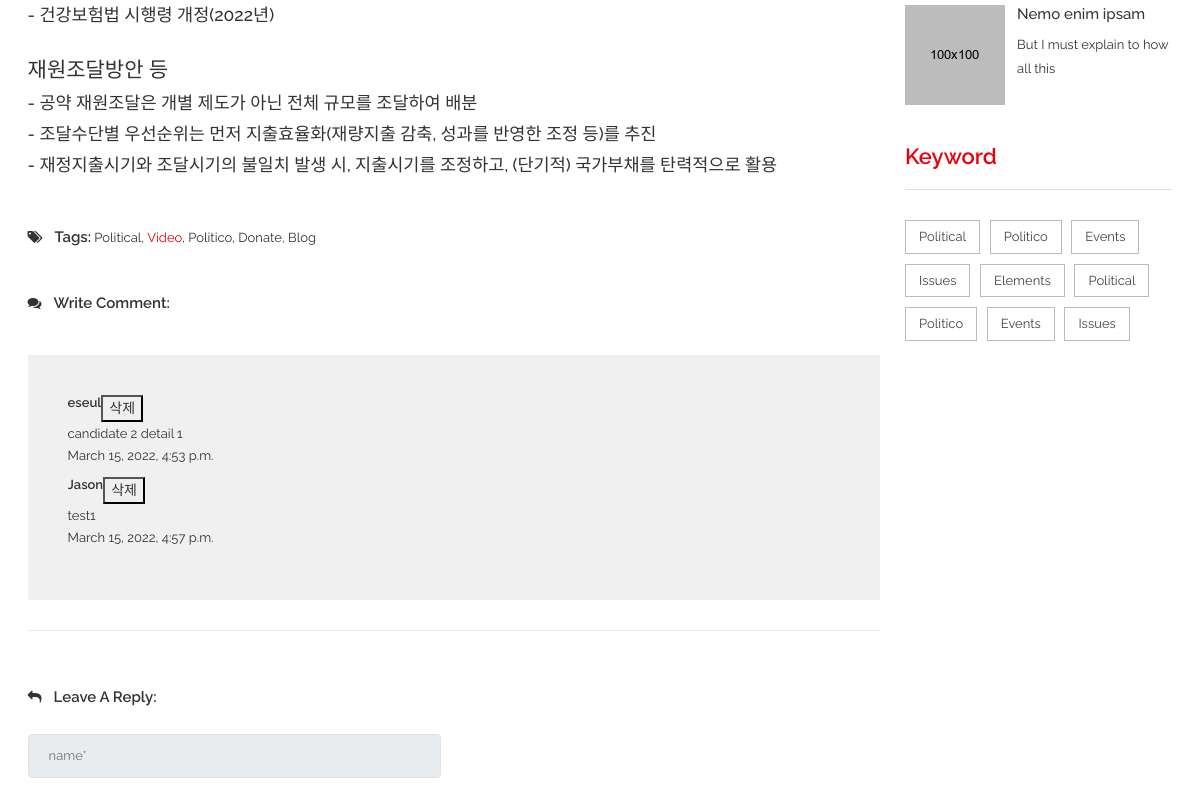
/candidate2/detail01/ (middle part), run on an earlier commit of the app's database.
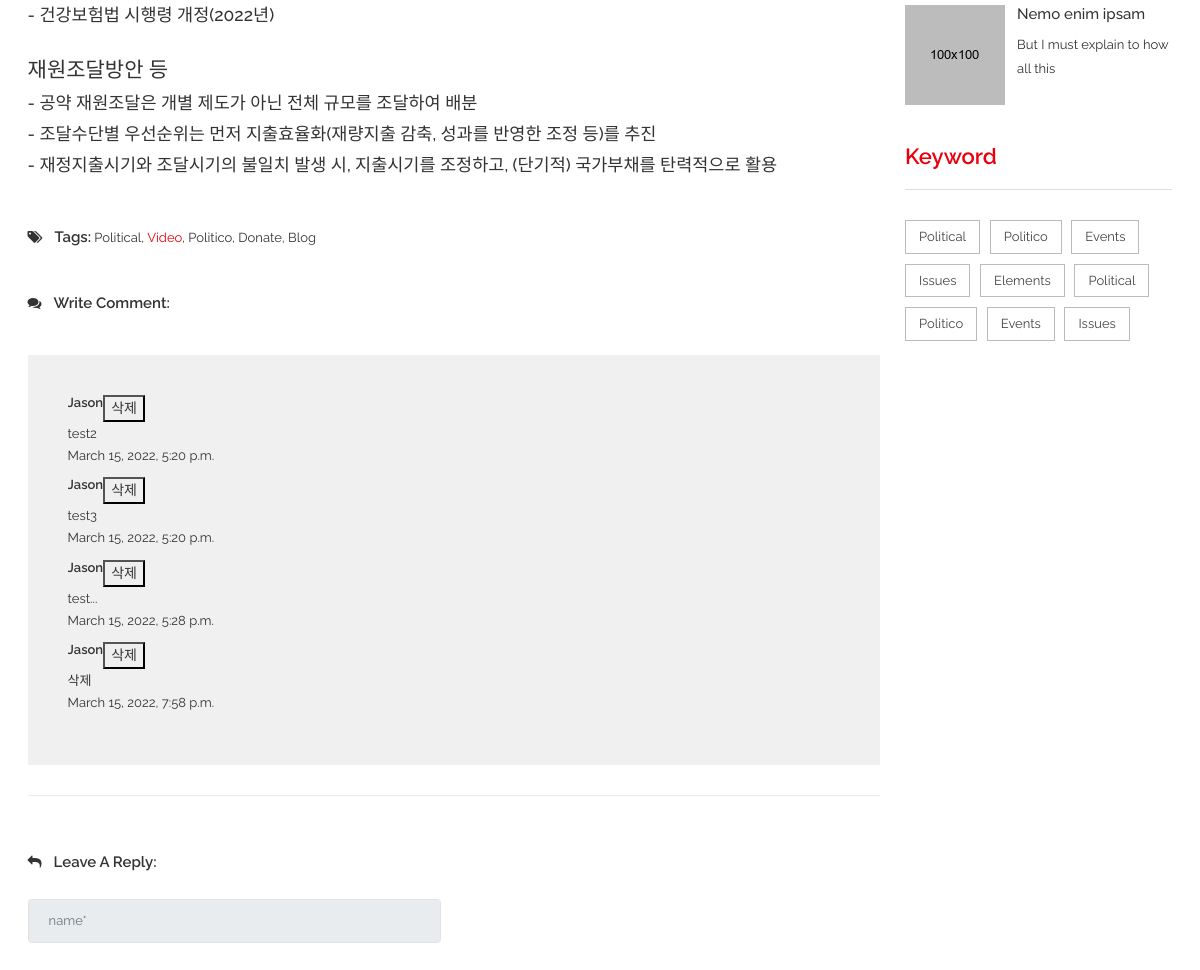
And on a later commit of the database.
### bbsApp/models.py (models this page shows)
class Post(models.Model):
    id            = models.BigAutoField(help_text = "Post ID", primary_key=True)
    candidate_num = models.IntegerField()
    detail_num    = models.IntegerField()
    writer_id     = models.TextField(max_length=100)
    content       = models.TextField(blank=False, null=False)
    create_date   = models.DateTimeField(auto_now=True)
    modify_date   = models.DateTimeField(auto_now=True)

### candidate2App/views.py (the view)
# urls.py: path('detail01/', views.detail01),
def detail01(request):
    print('>>> candidate2')
    candidate_num = 2
    detail_num = 1
    Posts = Post.objects.filter(candidate_num=candidate_num, detail_num=detail_num)
    if request.session.get('member_name'):
        print('>>> our member')
        context = {
            'session_member_name': request.session.get('member_name'),
            'session_member_id'  : request.session.get('member_id'),
            'candidate_num': candidate_num,
            'detail_num': detail_num,
            'Posts' : Posts
        }
        return render(request, 'candidate2/blogDetail01.html',context)
    else:
        context = {
            'candidate_num'      : candidate_num,
            'detail_num'         : detail_num,
            'Posts': Posts
        }
        return render(request, 'candidate2/blogDetail01.html' ,context)

### candidate2App/templates/candidate2/blogDetail01.html (shortened to what this page needs)
{% load static %}
<!doctype html>
<html class="no-js" lang="en">
    <head>
        <link rel="stylesheet" href="{% static 'css/bootstrap.min.css' %}">
        <link rel="stylesheet" href="{% static 'css/font-awesome.min.css' %}">
        <link rel="stylesheet" href="{% static 'css/meanmenu.min.css' %}">
        <link rel="stylesheet" href="{% static 'css/owl.carousel.min.css' %}">
		<link rel="stylesheet" href="{% static 'lib/css/nivo-slider.css' %}" type="text/css" />
		<link rel="stylesheet" href="{% static 'lib/css/preview.css' %}" type="text/css" media="screen" />
        <link rel="stylesheet" href="{% static 'css/chosen.min.css' %}">
        <link rel="stylesheet" href="{% static 'css/animate.css' %}">
        <link rel="stylesheet" href="{% static 'css/magnific-popup.css' %}">
        <link rel="stylesheet" href="{% static 'css/normalize.css' %}">
        <link rel="stylesheet" href="{% static 'css/main.css' %}">
        <link rel="stylesheet" href="{% static 'style.css' %}">
        <link rel="stylesheet" href="{% static 'css/responsive.css' %}">
    </head>
    <body>
        <div class="wrapper">
            <section class="blog-two-details-area ptb-80">
                <div class="container">
                    <div class="row">
                        <div class="col-lg-9">
                            <div class="blog-container-inner">
                                <div class="visual-inner">
                                    <div class="blog-content">
                                        <li>국세청과 지자체 보유 행정자료를 근거로 지원액 절반 먼저 지원하는 선보상제도 시행</li><br/>
                                        <h5>- 주기적 펜데믹 대응 의료공공성 강화를 위해 건보급여체계에 정책 수가 신설하고 필수의료 국가책임제 실현</h5><br/>
                                        <h5>- 건강보험법 시행령 개정(2022년)</h5><br/>
                                        <h4>재원조달방안 등</h4>
                                        <h5>- 공약 재원조달은 개별 제도가 아닌 전체 규모를 조달하여 배분</h5>
                                        <h5>- 조달수단별 우선순위는 먼저 지출효율화(재량지출 감축, 성과를 반영한 조정 등)를 추진</h5>
                                        <h5>- 재정지출시기와 조달시기의 불일치 발생 시, 지출시기를 조정하고, (단기적) 국가부채를 탄력적으로 활용</h5><br/>
                                    </div>
                                </div>
                                <div class="blog-tag">
                                    <p><i class="fa fa-tags" aria-hidden="true"></i><span class="tag">Tags:</span> Political, <span class="vidos2">Video</span>, Politico, Donate, Blog</p>
                                </div>
                                <div  class="blog-comment">
                                    <p><i class="fa fa-comments" aria-hidden="true"></i>Write Comment:</p>
                                    <div class="blog-reply-all2">
                                        <div id="blog-top" class="blog-top">
                                            {% for bbs in Posts %}
                                            <div  class="blog-img-details">
                                                <div class="blog-title">
                                                    <h3>{{bbs.writer_id}}</h3>
                                                    <button id='removeBtn'> 삭제</button>
                                                </div>
                                                <p>{{bbs.content}}</p>
                                                <span>{{bbs.create_date}}</span>
                                            </div>
                                            {% endfor %}
                                        </div>
                                    </div>
                                </div>
                                <div class="blog-input">
                                    <p><i class="fa fa-reply" aria-hidden="true"></i>Leave A Reply:</p>
                                    <form method="post" action="../../bbs/postForm" name="form">
                                        <div class="blog-from">
                                            <div class="row">
                                                <div class="col-lg-6">
                                                    {% if session_member_id %}
                                                    <input class="form-control bmrg" required="" id="writer_id" name= "writer_id" type="text" value="{{ session_member_id }}" readonly>
                                                    {% else %}
                                                    <input class="form-control bmrg" required="" type="text" placeholder="name*" disabled/>
                                                    {% endif %}
                                                </div>
                                                <div class="col-lg-12">
                                                </div>
                                            </div>
                                        </div>
                                    </form>
                                </div>
                            </div>
                        </div>
                        <div class="col-lg-3">
                            <div class="issues-categoris issues-top3 blog-two2">
                                <div class="event-sidebar-2">
                                    <div class="categori-list1">
                                        <div class="categori-list-one mrg-nn">
                                            <div class="categori-list-img">
                                                <a href="#"><img src="{% static 'img/event/8n.jpg' %}" alt=""></a>
                                            </div>
                                            <div class="post-details">
                                                <h3><a href="#">Nemo enim ipsam</a></h3>
                                                <p>But I must explain to how all this </p>
                                            </div>
                                        </div>
                                    </div>
                                </div>
                            </div>
                            <div class="issues-categoris issues-top4">
                                <h3>Keyword</h3>
                                <div class="categori-list">
                                    <ul>
                                        <li><a href="#">Political</a></li>
                                        <li><a href="#">Politico</a></li>
                                        <li><a href="#">Events</a></li>
                                        <li><a href="#">Issues</a></li>
                                        <li><a href="#">Elements</a></li>
                                        <li><a href="#">Political</a></li>
                                        <li><a href="#">Politico</a></li>
                                        <li><a href="#">Events</a></li>
                                        <li><a href="#">Issues</a></li>
                                    </ul>
                                </div>
                            </div>
                        </div>
                    </div>
                </div>
            </section>
        </div>
    </body>
</html>

### bbsApp/static/css/main.css (style rules this page uses)
html { color: #222; font-size: 1em; line-height: 1.4; }
audio, canvas, iframe, img, svg, video { vertical-align: middle; }

What changed in the data, as far as the page shows it:
removed Post: writer_id "eseul", content "candidate 2 detail 1", create_date "March 15, 2022, 4:53 p.m."
removed Post: writer_id "Jason", content "test1", create_date "March 15, 2022, 4:57 p.m."
added Post: writer_id "Jason", content "test2", create_date "March 15, 2022, 5:20 p.m."
added Post: writer_id "Jason", content "test3", create_date "March 15, 2022, 5:20 p.m."
added Post: writer_id "Jason", content "test...", create_date "March 15, 2022, 5:28 p.m."
added Post: writer_id "Jason", content "삭제", create_date "March 15, 2022, 7:58 p.m."
